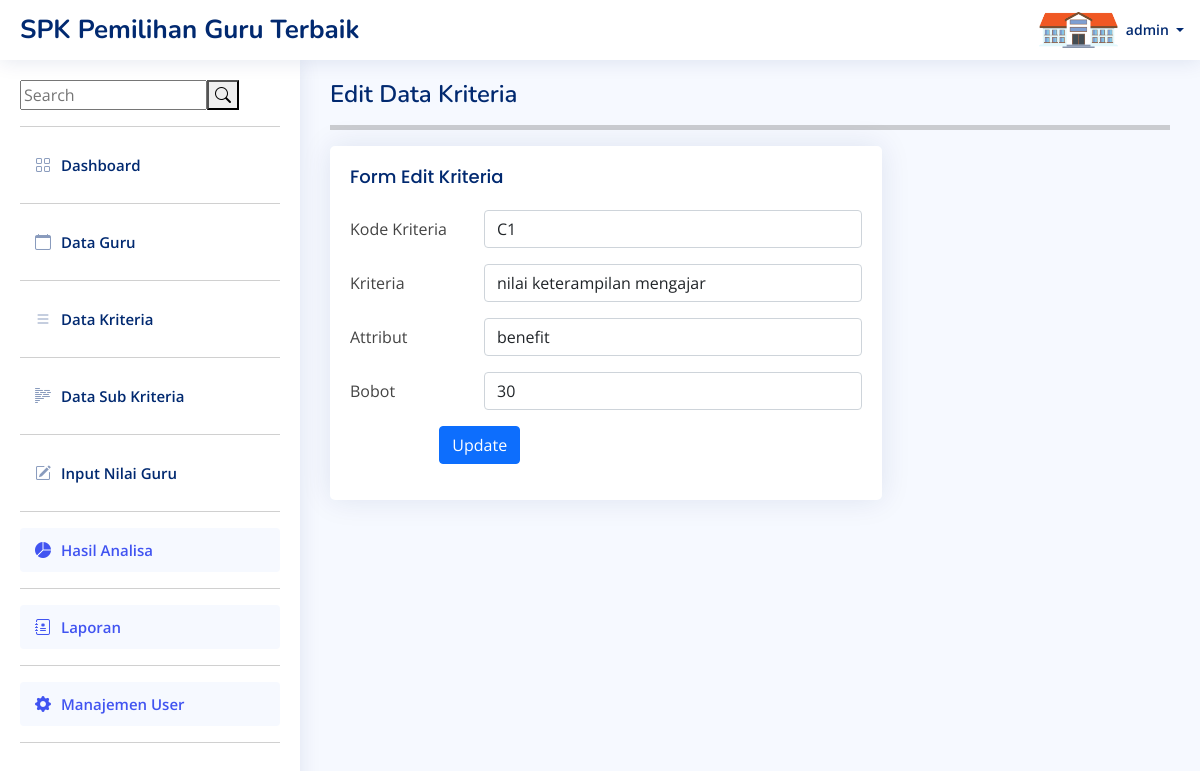
Page /edit_kriteria.php?id=1 (signed in) on the committed database.
### tables this page shows
CREATE TABLE `kriteria` (
  `id_kriteria` int(11) NOT NULL,
  `kd_kriteria` varchar(50) NOT NULL,
  `nama_kriteria` varchar(100) NOT NULL,
  `attribut` varchar(50) NOT NULL,
  `bobot` int(11) NOT NULL
);

### edit_kriteria.php (the view, shortened to what this page needs)
<?php
include("template/headers.php");
include("core/fungsi.php");
if(isset($_GET['id'])){
    $id = $_GET['id'];
    $query = "SELECT * FROM kriteria WHERE id_kriteria=$id";
    $result = mysqli_query($con, $query);
}
?>
  <main id="main" class="main">
    <div class="pagetitle">
      <h1>Edit Data Kriteria</h1>
      <hr style="height:5px;">
    </div>
    <section class="section">
      <div class="row">
        <div class="col-lg-8">
          <div class="card">
            <div class="card-body">
              <h5 class="card-title">Form Edit Kriteria</h5>
              <form action="fkriteria.php" method="post">
                  <?php foreach($result as $row): ?>
                <div class="row mb-3">
                  <label for="inputText" class="col-sm-3 col-form-label">Kode Kriteria</label>
                  <div class="col-sm-9">
                    <input type="text" name="kd_kriteria" class="form-control" value="<?= $row['kd_kriteria']; ?>">
                  </div>
                </div>
                <div class="row mb-3">
                  <label for="inputText" class="col-sm-3 col-form-label">Kriteria</label>
                  <div class="col-sm-9">
                    <input type="text" name="nama_kriteria" class="form-control" value="<?= $row['nama_kriteria']; ?>">
                  </div>
                </div>
                <div class="row mb-3">
                  <label for="inputText" class="col-sm-3 col-form-label">Attribut</label>
                  <div class="col-sm-9">
                      <select name="attribut" class="form-control">
                        <option value="<?= $row['attribut']; ?>"><?= $row['attribut']; ?></option>
                      </select>
                  </div>
                </div>
                <div class="row mb-3">
                  <label for="inputText" class="col-sm-3 col-form-label">Bobot</label>
                  <div class="col-sm-9">
                    <input type="number" name="bobot" value="<?= $row['bobot']; ?>" class="form-control">
                  </div>
                </div>
                <?php endforeach; ?>
                <div class="row mb-3">
                    <div class="col-sm-2"></div>
                  <div class="col-sm-10">
                    <button type="submit" class="btn btn-primary" name="edit">Update</button>
                  </div>
                </div>
              </form>
            </div>
          </div>
        </div>
      </div>
    </section>
  </main>
</body>
</html>

### assets/css/style.css (style rules this page uses)
:root { scroll-behavior: smooth; }
body { font-family: "Open Sans", sans-serif; background: #f6f9ff; color: #444444; }
h1, h2, h3, h4, h5, h6 { font-family: "Nunito", sans-serif; }
#main { margin-top: 60px; padding: 20px 30px; transition: all 0.3s; }
.pagetitle { margin-bottom: 10px; }
.pagetitle h1 { font-size: 24px; margin-bottom: 0; font-weight: 600; color: #012970; }
.card { margin-bottom: 30px; border: none; border-radius: 5px; box-shadow: 0px 0 30px rgba(1, 41, 112, 0.1); overflow: hidden; }
.card-title { padding: 20px 0 15px 0; font-size: 18px; font-weight: 500; color: #012970; font-family: "Poppins", sans-serif; }
.card-body { padding: 0 20px 20px 20px; }
@media (min-width: 1200px) { #main, #footer { margin-left: 300px; } }

### rows in the picture
kriteria: kd_kriteria "C1", nama_kriteria "nilai keterampilan mengajar", attribut "benefit", bobot "30"

### other values in the picture
$_SESSION['username'] "admin"
